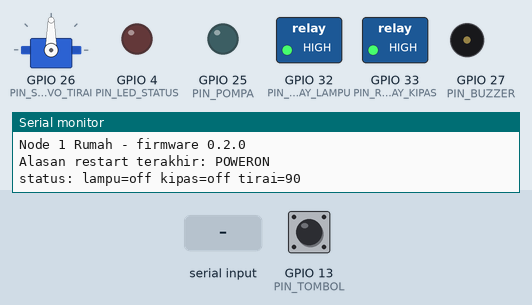
Simulated run of this sketch. Board: ESP32. Parts: servo, switched loads named in the sketch (green lamp = pin HIGH), output pins drawn as LEDs (lit = HIGH), buzzer (waves = sounding, pin HIGH), the last lines printed to the serial monitor. Dashed ring = blinking. The test bench sets the inputs (shaded band); at power-on: GPIO 13 (PIN_TOMBOL) HIGH.

Above: at 1.7 s.
1.8 s: "pompa 90\n" received over Serial
At 2.3 s:
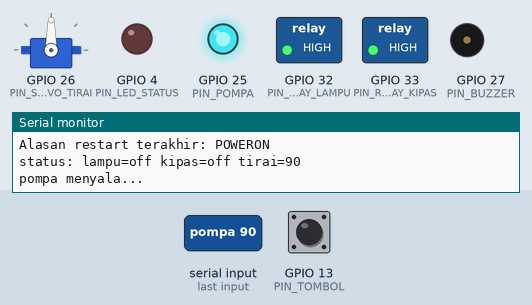
At 12.52 s:
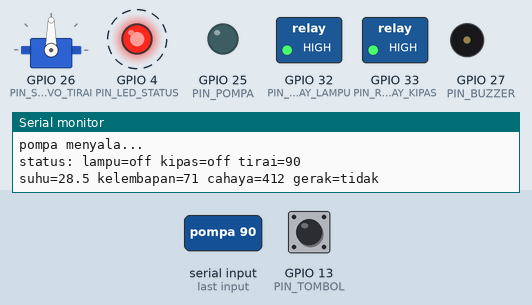
Timing chart, 0 to 16.0 s (numbered marks = the images above; inputs shaded):
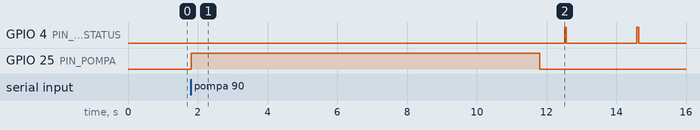

Measured:
- after the input at 1.8 s, GPIO 25 (PIN_POMPA): LOW → HIGH at once, → LOW 10.0 s later

The sketch:

node-1-rumah.ino
```cpp
// Node 1 "Rumah" - firmware v0.2.0 (diperbarui di Modul 5)
// Proyek benang merah: Rumah Pintar Mini.
//
// Baru di v0.2.0: semua aktuator Node 1 terpasang di pin kanonik (lihat PETA-PIN.md):
// relay lampu, relay kipas, pompa (lewat MOSFET), servo tirai, buzzer, dan tombol manual.
// Tombol manual menyalakan/mematikan lampu. Aktuator lain bisa dicoba lewat
// Serial Monitor, misalnya: lampu on, kipas off, pompa 3, tirai 90, bunyi, status.
// Sensor masih berupa angka contoh; Modul 6-7 menggantinya dengan bacaan sungguhan.
//
// Library: ESP32Servo versi 3.2.1.

#include <ESP32Servo.h>
#include <esp_system.h>  // esp_reset_reason()

const String VERSI_FIRMWARE = "0.2.0";

// ---------- Peta pin kanonik Node 1 (salinan dari PETA-PIN.md) ----------
const int PIN_LED_STATUS = 4;    // Modul 2
const int PIN_TOMBOL = 13;       // Modul 5, INPUT_PULLUP
const int PIN_RELAY_LAMPU = 32;  // Modul 5, relay aktif LOW
const int PIN_RELAY_KIPAS = 33;  // Modul 5, relay aktif LOW
const int PIN_POMPA = 25;        // Modul 5, gerbang MOSFET IRLZ44N
const int PIN_SERVO_TIRAI = 26;  // Modul 5, servo SG90
const int PIN_BUZZER = 27;       // Modul 5, buzzer pasif
// Dipesan untuk modul berikutnya (jangan dipakai untuk hal lain):
// Modul 6: DHT22 = 14, LDR = 36 (VP), tanah = 39 (VN), PIR = 34, HC-SR04 TRIG = 15, ECHO = 35
// Modul 7: I2C SDA = 21, SCL = 22; microSD SCK = 18, MISO = 19, MOSI = 23, CS = 5
// Modul 15: RS-485 RX = 16, TX = 17, DE/RE = 2

const int JEDA_PANTUL = 30;           // milidetik, untuk debounce tombol
const int JEDA_PUTARAN = 10;          // loop() berputar kira-kira tiap 10 milidetik
const int PUTARAN_PER_LAPORAN = 200;  // 200 x 10 ms = kira-kira 2 detik

// Formulir data sensor. Nama kolomnya mengikuti kontrak data (Lampiran A Silabus).
struct BacaanSensor {
  float suhu;      // derajat Celsius
  int kelembapan;  // persen
  int cahaya;      // 0-4095
  bool gerak;      // ada gerakan?
};

// Keadaan aktuator saat ini (nanti dikirim di "ack", Lampiran A)
bool lampuMenyala = false;
bool kipasMenyala = false;
int sudutTirai = 90;

Servo servoTirai;
int hitungPutaran = 0;

// ---------- Modul 5: alasan restart terakhir (nama sama dengan Lampiran A) ----------
// Menerjemahkan kode alasan restart menjadi kata yang mudah dibaca.
String alasanReset() {
  esp_reset_reason_t alasan = esp_reset_reason();
  if (alasan == ESP_RST_POWERON) {
    return "POWERON";  // baru dinyalakan, tombol EN ditekan, atau program selesai diunggah
  }
  if (alasan == ESP_RST_BROWNOUT) {
    return "BROWNOUT";  // tegangan sempat anjlok terlalu rendah
  }
  if (alasan == ESP_RST_SW) {
    return "SW";  // program sendiri yang meminta restart
  }
  if (alasan == ESP_RST_PANIC) {
    return "PANIC";  // program mogok (crash)
  }
  if (alasan == ESP_RST_INT_WDT || alasan == ESP_RST_TASK_WDT || alasan == ESP_RST_WDT) {
    return "WDT";  // "penjaga" me-restart program yang macet (Modul 8)
  }
  if (alasan == ESP_RST_DEEPSLEEP) {
    return "DEEPSLEEP";  // bangun dari tidur dalam (deep sleep, Modul 9)
  }
  return "UNKNOWN";  // alasan lain yang jarang terjadi
}

// ---------- Modul 5: aktuator ----------
void aturLampu(bool nyala) {
  lampuMenyala = nyala;
  if (nyala) {
    digitalWrite(PIN_RELAY_LAMPU, LOW);  // relay aktif LOW
  } else {
    digitalWrite(PIN_RELAY_LAMPU, HIGH);
  }
}

void aturKipas(bool nyala) {
  kipasMenyala = nyala;
  if (nyala) {
    digitalWrite(PIN_RELAY_KIPAS, LOW);
  } else {
    digitalWrite(PIN_RELAY_KIPAS, HIGH);
  }
}

void jalankanPompa(int detik) {
  detik = constrain(detik, 1, 10);  // batas aman: 1-10 detik
  digitalWrite(PIN_POMPA, HIGH);
  delay(detik * 1000);  // sementara memblokir; Modul 8 membuatnya tanpa delay()
  digitalWrite(PIN_POMPA, LOW);
}

void aturTirai(int sudut) {
  sudutTirai = constrain(sudut, 0, 180);
  servoTirai.write(sudutTirai);
}

void bunyikanBuzzer() {
  ledcWriteTone(PIN_BUZZER, 2000);  // 2.000 Hz
  delay(150);
  ledcWriteTone(PIN_BUZZER, 0);
}

// ---------- Modul 5: menyiapkan semua pin ----------
void siapkanPin() {
  pinMode(PIN_LED_STATUS, OUTPUT);
  pinMode(PIN_TOMBOL, INPUT_PULLUP);

  pinMode(PIN_RELAY_LAMPU, OUTPUT);
  pinMode(PIN_RELAY_KIPAS, OUTPUT);
  aturLampu(false);  // segera matikan: pinMode(OUTPUT) baru saja membuat pin LOW (= relay menarik)
  aturKipas(false);

  pinMode(PIN_POMPA, OUTPUT);
  digitalWrite(PIN_POMPA, LOW);

  // Servo dipasang SEBELUM buzzer: urutan ini mencegah keduanya berebut saluran PWM.
  servoTirai.setPeriodHertz(50);
  servoTirai.attach(PIN_SERVO_TIRAI, 500, 2400);
  aturTirai(sudutTirai);

  ledcAttach(PIN_BUZZER, 2000, 10);
}

// ---------- Modul 5: tombol manual dengan debounce ----------
// Menjawab true SATU kali untuk setiap tekanan sungguhan.
bool tombolDitekan() {
  if (digitalRead(PIN_TOMBOL) == HIGH) {  // tidak sedang ditekan
    return false;
  }
  delay(JEDA_PANTUL);                     // tunggu pantulan reda...
  if (digitalRead(PIN_TOMBOL) == HIGH) {  // ...ternyata sudah lepas lagi: cuma gangguan
    return false;
  }
  while (digitalRead(PIN_TOMBOL) == LOW) {  // tunggu sampai jari diangkat
    delay(1);
  }
  delay(JEDA_PANTUL);  // tombol juga memantul saat dilepas
  return true;
}

String teksOnOff(bool nyala) {
  if (nyala) {
    return "on";
  }
  return "off";
}

void cetakStatus() {
  Serial.print("status: lampu=");
  Serial.print(teksOnOff(lampuMenyala));
  Serial.print(" kipas=");
  Serial.print(teksOnOff(kipasMenyala));
  Serial.print(" tirai=");
  Serial.println(sudutTirai);
}

// Menjawab true kalau teks BUKAN angka: toInt() memberi 0, padahal teksnya bukan "0" (cara Praktik 5).
bool bukanAngka(String teks) {
  return teks.toInt() == 0 && teks != "0";
}

// ---------- Modul 5: perintah lewat Serial Monitor (Modul 11 menggantinya dengan MQTT) ----------
void periksaPerintahSerial() {
  if (Serial.available() == 0) {
    return;
  }
  String perintah = Serial.readStringUntil('\n');
  perintah.trim();
  perintah.toLowerCase();

  if (perintah == "lampu on") {
    aturLampu(true);
  } else if (perintah == "lampu off") {
    aturLampu(false);
  } else if (perintah == "kipas on") {
    aturKipas(true);
  } else if (perintah == "kipas off") {
    aturKipas(false);
  } else if (perintah.startsWith("pompa ")) {
    String angka = perintah.substring(6);  // teks sesudah "pompa "
    if (bukanAngka(angka)) {
      Serial.println("Butuh angka detik. Contoh: pompa 3");
      return;
    }
    Serial.println("pompa menyala...");
    jalankanPompa(angka.toInt());
  } else if (perintah.startsWith("tirai ")) {
    String angka = perintah.substring(6);  // teks sesudah "tirai "
    if (bukanAngka(angka)) {
      Serial.println("Butuh angka sudut. Contoh: tirai 90");
      return;
    }
    aturTirai(angka.toInt());
  } else if (perintah == "bunyi") {
    bunyikanBuzzer();
  } else if (perintah != "status") {
    Serial.println("Perintah tidak dikenal. Contoh: lampu on, kipas off, pompa 3, tirai 90, bunyi, status");
    return;
  }
  cetakStatus();
}

// ---------- Modul 6-7: membaca sensor sungguhan ----------
BacaanSensor bacaSensor() {
  BacaanSensor b;
  b.suhu = 28.5;      // sementara angka contoh; Modul 6-7 menggantinya
  b.kelembapan = 71;  // dengan pembacaan sensor yang sebenarnya
  b.cahaya = 412;
  b.gerak = false;
  return b;
}

// ---------- Modul 7: menampilkan bacaan di layar OLED ----------
void tampilkanDiLayar(BacaanSensor b) {
  // belum diisi
}

// ---------- Modul 6 & 19: aturan otomatis (siram, lampu, kipas) ----------
void kendalikanAktuator(BacaanSensor b) {
  // belum diisi: Modul 6 menambahkan "siram otomatis" dan "lampu otomatis"
}

// ---------- Modul 10-11: mengirim bacaan ke server ----------
void kirimData(BacaanSensor b) {
  // belum diisi
}

// ---------- Modul 8: kedip status sebagai "detak jantung" ----------
void kedipStatus() {
  digitalWrite(PIN_LED_STATUS, HIGH);
  delay(50);
  digitalWrite(PIN_LED_STATUS, LOW);
}

// Mencetak bacaan ke Serial Monitor (alat bantu kita sendiri).
void cetakBacaan(BacaanSensor b) {
  Serial.print("suhu=");
  Serial.print(b.suhu, 1);
  Serial.print(" kelembapan=");
  Serial.print(b.kelembapan);
  Serial.print(" cahaya=");
  Serial.print(b.cahaya);
  Serial.print(" gerak=");
  if (b.gerak) {
    Serial.println("ya");
  } else {
    Serial.println("tidak");
  }
}

void setup() {
  Serial.begin(115200);
  delay(500);
  Serial.println();
  Serial.println("Node 1 Rumah - firmware " + VERSI_FIRMWARE);
  Serial.println("Alasan restart terakhir: " + alasanReset());
  siapkanPin();
  cetakStatus();
}

void loop() {
  // Tombol dan Serial diperiksa di setiap putaran (kira-kira 100 kali per detik),
  // supaya tekanan tombol tidak terlewat. Laporan sensor cukup tiap kira-kira 2 detik.
  if (tombolDitekan()) {
    aturLampu(!lampuMenyala);
    cetakStatus();
  }
  periksaPerintahSerial();

  hitungPutaran++;
  if (hitungPutaran >= PUTARAN_PER_LAPORAN) {
    hitungPutaran = 0;
    BacaanSensor bacaan = bacaSensor();
    cetakBacaan(bacaan);
    tampilkanDiLayar(bacaan);
    kendalikanAktuator(bacaan);
    kirimData(bacaan);
    kedipStatus();
  }
  delay(JEDA_PUTARAN);
}
```
